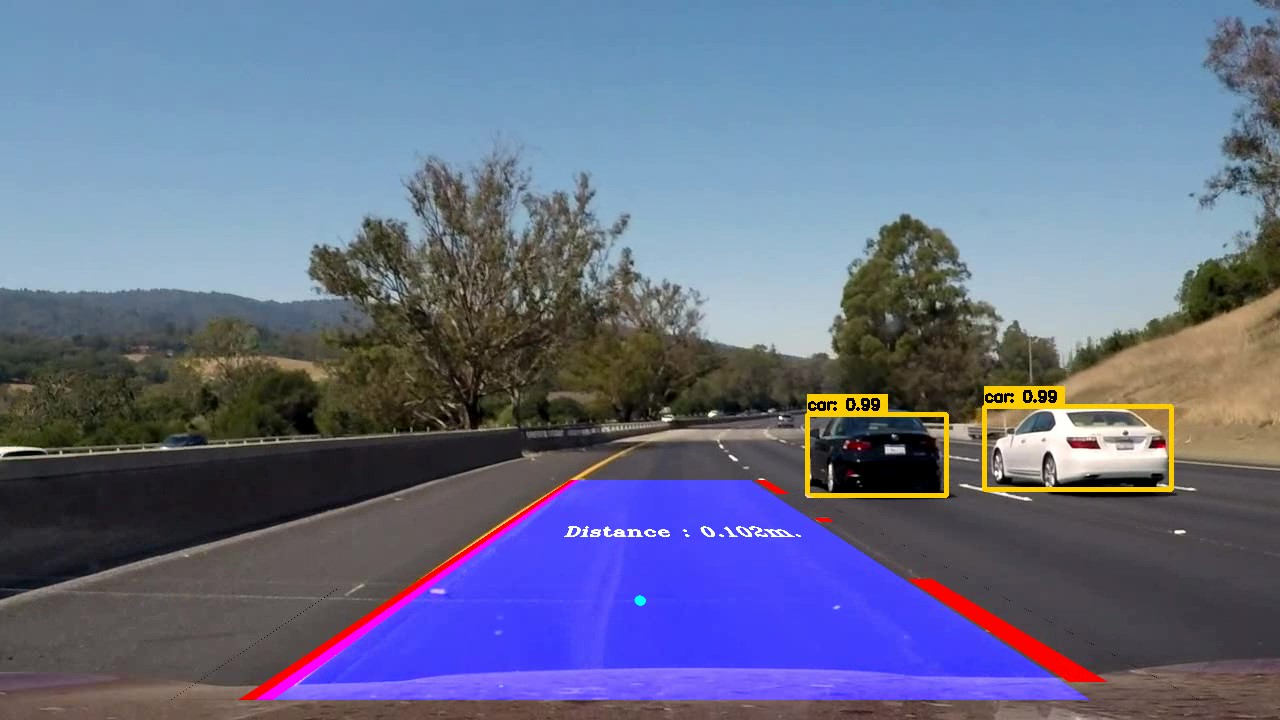
#> input picture Test_Cases/file10.jpg, 1280 x 720 px, given in place of test1.jpg, which was not available
$ jupyter execute --allow-errors LaneDetectionAnotherTechniques.ipynb
#> lines starting #> are read from the running program, lines starting #| are printed output that depends on the picture; after the words box and inside, x2 and y2 are one past the last pixel; in counts of white or black regions, pixels touching at a corner belong together; pictures that were not available may be replaced by others from this repository, and a replacement may not be noted
[cell 1]
import cv2
import matplotlib.image as mpimg
import matplotlib.pyplot as plt
import numpy as np
import random as rng
import math

[cell 2]
def adjust_gamma(image, gamma=1.0):
    invGamma = 1.0 / gamma
    table = np.array([((i / 255.0) ** invGamma) * 255
        for i in np.arange(0, 256)]).astype("uint8")
    return cv2.LUT(image, table)

def gaussian_blur(img, kernel_size):
    return cv2.GaussianBlur(img, (kernel_size, kernel_size), 0)

def to_hls(img):
    return cv2.cvtColor(img, cv2.COLOR_BGR2HLS)

def to_hsv(img):
    return cv2.cvtColor(img, cv2.COLOR_BGR2HSV)

def grayscale(img):
    return cv2.cvtColor(img, cv2.COLOR_BGR2GRAY)

def warp_perspective(img,mat):
    return cv2.warpPerspective(img ,mat ,(1280,720))

def PerspectiveTransform(src,dst):
    mat = cv2.getPerspectiveTransform(src,dst)
    mat_inv = cv2.getPerspectiveTransform(dst,src)
    return mat,mat_inv

def isolate_color_mask(img, low_thresh, high_thresh):
    return cv2.inRange(img, low_thresh, high_thresh)


def draw_lines(img, lines, color=[255, 0, 0], thickness=4):
    for line in lines:
        for x1,y1,x2,y2 in line:
            cv2.line(img, (x1, y1), (x2, y2), color, thickness)
    return img


def concat_frames(frames):

    scale_percent = 0.2
    height = int(frames[0].shape[0] * 0.5)
    width = int(frames[0].shape[1] * scale_percent)
    dim = (width, height)
    img = cv2.resize(frames[0], dim, interpolation = cv2.INTER_AREA)
    img2= cv2.resize(cv2.cvtColor(frames[5], cv2.COLOR_GRAY2BGR), dim, interpolation = cv2.INTER_AREA)

    for i in range(1,len(frames)):

        try:

            frames[i] = cv2.cvtColor(frames[i], cv2.COLOR_GRAY2BGR)
        except:
            pass

        if(i==5):
            continue

        try:
            resized = cv2.resize(frames[i], dim, interpolation = cv2.INTER_AREA)
            if i< (len(frames)/2):
                img = cv2.hconcat([img,resized])
            else:
                img2 = cv2.hconcat([img2,resized])
        except:
            pass

    t = cv2.vconcat([img,img2])


    return t


def get_right(image):
    cropped_img=np.zeros_like(image)
    cropped_img[:,image.shape[1]//2:image.shape[1]] = image[:,image.shape[1]//2:image.shape[1]]
    return cropped_img

def get_left(image):
    cropped_img=np.zeros_like(image)
    cropped_img[:,0:image.shape[1]//2] = image[:,0:image.shape[1]//2]
    return cropped_img

def calculateDistance(x1,y1,x2,y2):
    dist = math.sqrt((x2 - x1)**2 + (y2 - y1)**2)
    return dist


def get_aoi(img):
    rows, cols = img.shape[:2]
    mask = np.zeros_like(img)

    left_bottom = [cols * 0.1, rows]
    right_bottom = [cols * 0.95, rows]
    left_top = [cols * 0.4, rows * 0.6]
    right_top = [cols * 0.6, rows * 0.6]

    vertices = np.array([[left_bottom, left_top, right_top, right_bottom]], dtype=np.int32)

    if len(mask.shape) == 2:
        cv2.fillPoly(mask, vertices, 255)
    else:
        cv2.fillPoly(mask, vertices, (255, ) * mask.shape[2])
    return cv2.bitwise_and(img, mask)

[cell 3]
img=cv2.imread(r"Assets\Project_data\test_images\test1.jpg")
#> img is the input picture: shape (720, 1280, 3); mean B, G, R 137.8, 109.6, 102.4


rows, cols = img.shape[:2]
#> rows = 720; cols = 1280
mask = np.zeros_like(img)

input_top_left = [500,480]
input_top_right = [780,480]
input_bottom_right = [1200,700]
input_bottom_left = [170,700]
srcPts = np.float32([input_bottom_left,input_top_left,input_top_right,input_bottom_right])
dstPts = np.float32([[0,720],[0,0],[1280,0],[1280,720]])


mat,mat_inv = PerspectiveTransform(srcPts,dstPts)
bird_view = warp_perspective(img,mat)

gray_img = grayscale(bird_view)
darkened_img = adjust_gamma(gray_img, 0.5)
white_mask = isolate_color_mask(to_hls(img), np.array([0, 200, 0], dtype=np.uint8), np.array([200, 255, 255], dtype=np.uint8))
#> in to_hls, `return cv2.cvtColor(img, cv2.COLOR_BGR2HLS)`: returned value: shape (720, 1280, 3); mean of channels 0, 1, 2 83.6, 119.3, 87.8
#> in isolate_color_mask, `return cv2.inRange(img, low_thresh, high_thresh)`:
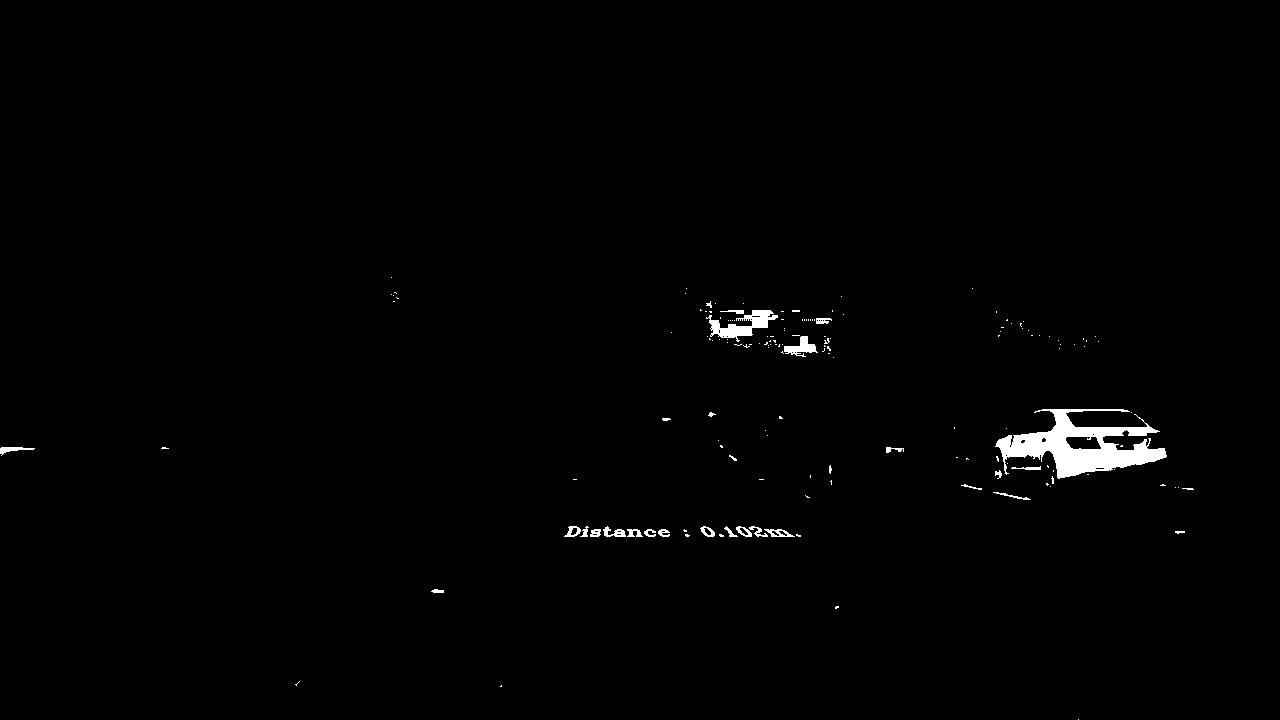
#> returned value: shape (720, 1280); 0.93% white; 156 white regions (127 under 20 px), largest, box (x1, y1, x2, y2) and area: (995, 409, 1167, 479) 5238, (706, 310, 778, 342) 903, (784, 336, 818, 357) 331
yellow_mask = isolate_color_mask(to_hls(img), np.array([10, 0, 100], dtype=np.uint8), np.array([40, 255, 255], dtype=np.uint8))
#> in isolate_color_mask (call 2), `return cv2.inRange(img, low_thresh, high_thresh)`: returned value: shape (720, 1280); 3.6% white; 763 white regions (628 under 20 px), largest, box (x1, y1, x2, y2) and area: (961, 375, 1177, 495) 8098, (804, 385, 955, 499) 4258, (1183, 261, 1272, 327) 2226
mask = cv2.bitwise_or(white_mask, yellow_mask)
#> mask: shape (720, 1280); 4.3% white; 878 white regions (719 under 20 px), largest, box (x1, y1, x2, y2) and area: (961, 375, 1177, 500) 10699, (804, 385, 955, 499) 4258, (1183, 261, 1272, 327) 2226
colored_img = cv2.bitwise_and(darkened_img, darkened_img, mask=mask)
blurred_img = gaussian_blur(colored_img, kernel_size=7)


edges = cv2.Canny(blurred_img,70,140)
#> edges: shape (720, 1280); 0.28% white in thin lines or dots, all inside (x1, y1, x2, y2) = (169, 348, 1051, 432)

aoi_img = get_aoi(edges)
#> in get_aoi, `cv2.fillPoly(mask, vertices, 255)`: mask: shape (720, 1280); 21% white; 1 white region, box (x1, y1, x2, y2) and area: (129, 432, 1216, 720) 193664
#> in get_aoi, `return cv2.bitwise_and(img, mask)`: returned value: shape (720, 1280); every value is 0

lines =cv2.HoughLinesP(aoi_img,1,np.pi/180,20,minLineLength=20,maxLineGap=300)
#> lines = None
#> (the rest of this cell did not finish here and is left out)



plt.imshow(hough_img)

[cell 4]
left = tuple()
right = tuple()
top = tuple()
bottom = tuple()

old_pts=[]

[cell 5]
cap = cv2.VideoCapture(r"Assets\Project_data\project_video.mp4")

counter = 0
while cap.isOpened():
  ret,img = cap.read()
  if not ret:
      break


  mat,mat_inv = PerspectiveTransform(srcPts,dstPts)
#> mat = [[-0.944, -1.42, 1151.3], [-1.89e-16, -2.49, 1192.9], [-1.96e-19, -0.00251, 1]]; mat_inv = [[0.219, -0.63, 500], [-1.02e-16, -0.402, 480], [-2.11e-19, -0.00101, 1]]
  bird_view = warp_perspective(img,mat)
  bird_cpy = bird_view.copy()
  gray_img = grayscale(bird_view)
  darkened_img = adjust_gamma(gray_img, 0.5)
  white_mask = isolate_color_mask(to_hls(bird_view), np.array([0, 200, 0], dtype=np.uint8), np.array([200, 255, 255], dtype=np.uint8))
#> in to_hls (call 3), `return cv2.cvtColor(img, cv2.COLOR_BGR2HLS)`: returned value: shape (720, 1280, 3); mean of channels 0, 1, 2 104.1, 142.6, 191.3
#> in isolate_color_mask (call 3), `return cv2.inRange(img, low_thresh, high_thresh)`: returned value: shape (720, 1280); 1.3% white; 22 white regions (3 under 20 px), largest, box (x1, y1, x2, y2) and area: (505, 354, 571, 404) 1548, (964, 368, 1030, 403) 1451, (401, 353, 442, 403) 1190
  yellow_mask = isolate_color_mask(to_hls(bird_view), np.array([10, 0, 100], dtype=np.uint8), np.array([40, 255, 255], dtype=np.uint8))
#> in isolate_color_mask (call 4), `return cv2.inRange(img, low_thresh, high_thresh)`: returned value: shape (720, 1280); 0.98% white; 9 white regions (6 under 20 px), largest, box (x1, y1, x2, y2) and area: (150, 0, 310, 487) 8028, (1259, 131, 1280, 182) 570, (131, 488, 155, 558) 414
  mask = cv2.bitwise_or(white_mask, yellow_mask)
#> mask: shape (720, 1280); 2.3% white; 28 white regions (7 under 20 px), largest, box (x1, y1, x2, y2) and area: (150, 0, 310, 487) 8028, (505, 354, 571, 404) 1548, (964, 368, 1030, 403) 1451
  colored_img = cv2.bitwise_and(darkened_img, darkened_img, mask=mask)
  blurred_img = gaussian_blur(colored_img, kernel_size=7)
  edges = cv2.Canny(mask,70,140)
#> edges: shape (720, 1280); 0.47% white in thin lines or dots, all inside (x1, y1, x2, y2) = (116, 0, 1280, 708)
  edges = cv2.dilate(edges,np.ones((7,7)))
#> edges: shape (720, 1280); 3.6% white; 14 white regions, largest, box (x1, y1, x2, y2) and area: (398, 349, 695, 407) 11103, (123, 0, 313, 572) 10291, (881, 349, 1052, 407) 6427
  contours,_= cv2.findContours(get_left(edges), cv2.RETR_TREE, cv2.CHAIN_APPROX_NONE)
#> in get_left, `cropped_img[:,0:image.shape[1]//2] = image[:,0:image.shape[1]//2]`: cropped_img: shape (720, 1280); 2.2% white; 6 white regions
#> contours = 38 contours, 14 with area under 20; largest, box (x1, y1, x2, y2) and area: (123, 0, 313, 572) 13058, (398, 349, 640, 407) 9718, (195, 205, 245, 340) 1394, (153, 339, 201, 479) 1234, (235, 115, 270, 203) 810

  c = max(contours, key=cv2.contourArea)
#> c = contour of 1287 points, box (x1, y1, x2, y2) (123, 0, 313, 572), area 13058


  left = tuple(c[c[:, :, 0].argmin()][0])
#> left = (123, 563)
  right = tuple(c[c[:, :, 0].argmax()][0])
#> right = (312, 7)
  top = tuple(c[c[:, :, 1].argmin()][0])
#> top = (295, 0)
  bottom = left[0] + right[0]-top[0] , left[1]
#> bottom = (140, 563)
  points = np.array([bottom,right,top,left])
#> points = [[140, 563], [312, 7], [295, 0], [123, 563]]

  # [8 lines of commented-out code are left out]


  cv2.fillConvexPoly(bird_cpy, points,color=(0,255, 0))


  contours,_= cv2.findContours(get_right(edges), cv2.RETR_TREE, cv2.CHAIN_APPROX_NONE)
#> in get_right, `cropped_img[:,image.shape[1]//2:image.shape[1]] = image[:,image.shape[..`: cropped_img: shape (720, 1280); 1.4% white; 9 white regions
#> contours = 50 contours, 20 with area under 20; largest, box (x1, y1, x2, y2) and area: (881, 349, 1052, 407) 6945, (779, 350, 821, 406) 1922, (640, 364, 695, 406) 1915, (846, 352, 878, 407) 1098, (1256, 128, 1280, 185) 580
  cv2.drawContours(bird_cpy, contours, -1, (36, 255, 12), 2)
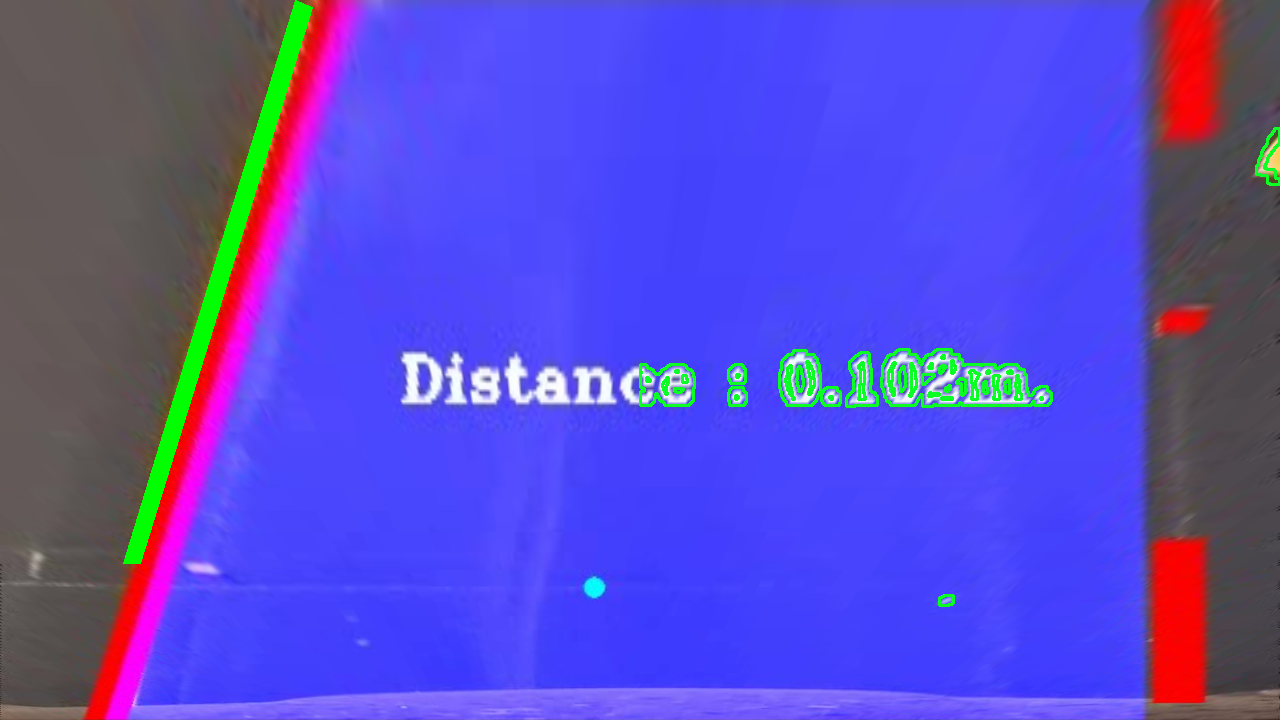
#> bird_cpy: shape (720, 1280, 3); mean B, G, R 198.8, 76.3, 88.8


  c = max(contours, key=cv2.contourArea)
#> c = contour of 460 points, box (x1, y1, x2, y2) (881, 349, 1052, 407), area 6945


  r_left = tuple(c[c[:, :, 0].argmin()][0])
#> r_left = (881, 378)
  r_right = tuple(c[c[:, :, 0].argmax()][0])
#> r_right = (1051, 400)
  r_top = r_right[0],r_left[1]
#> r_top = (1051, 378)
  r_bottom = tuple(c[c[:, :, 1].argmax()][0])
#> r_bottom = (923, 406)

  points = np.array([r_bottom,r_right,r_top,r_left])
#> points = [[923, 406], [1051, 400], [1051, 378], [881, 378]]

  # [4 lines of commented-out code are left out]


  RL_U = r_left[0],top[1]
#> RL_U = (881, 0)
  RL_D = r_bottom[0],bottom[1]
#> RL_D = (923, 563)


  pts=np.array([RL_U,RL_D,bottom,right])
#> pts = [[881, 0], [923, 563], [140, 563], [312, 7]]


  # pts=np.array([bottom,right,top,left])


  cv2.fillConvexPoly(bird_cpy, pts,color=(255, 0, 0))


  cv2.fillConvexPoly(bird_cpy, points,color=(0,255, 0))
#> bird_cpy: shape (720, 1280, 3); mean B, G, R 203.4, 46, 51.5


  cv2.drawContours(bird_view, c, -1, (0, 255, 0), 5, cv2.LINE_AA)


  # [5 lines of commented-out code are left out]

  re_gen = warp_perspective(bird_cpy,mat_inv)


  # cv2.imshow("fgg",re_gen)

  imgg = img.copy()
  cv2.addWeighted(img, 0.5, re_gen, 0.5,0, imgg)
  pipeline=[img,bird_cpy,gray_img,darkened_img,mask,colored_img,blurred_img,edges,bird_view,imgg]

  t=concat_frames(pipeline)
#> the loop in concat_frames, `for i in range(1,len(frames)): ` made 9 passes
#> after the loop in concat_frames, `for i in range(1,len(frames)):`:
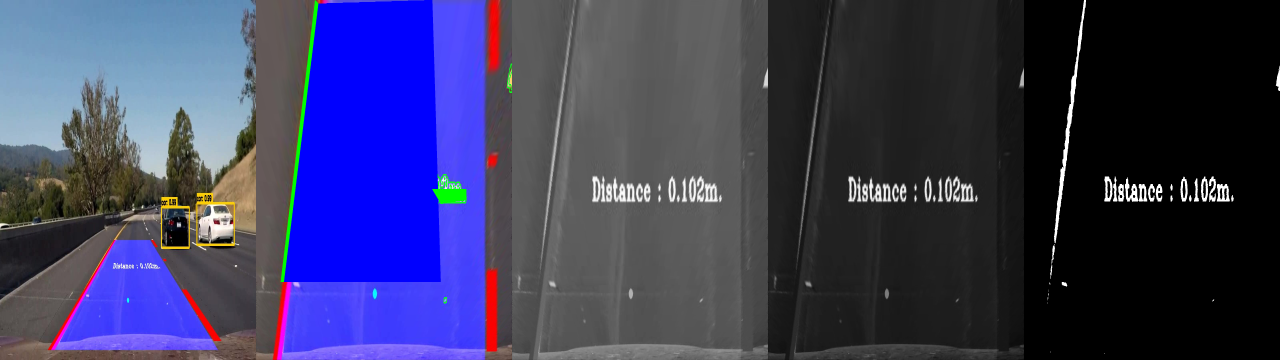
#> img: shape (360, 1280, 3); mean of channels 0, 1, 2 95.2, 58.1, 57.8; drawn as B, G, R
#> after the loop in concat_frames, `for i in range(1,len(frames)):`:
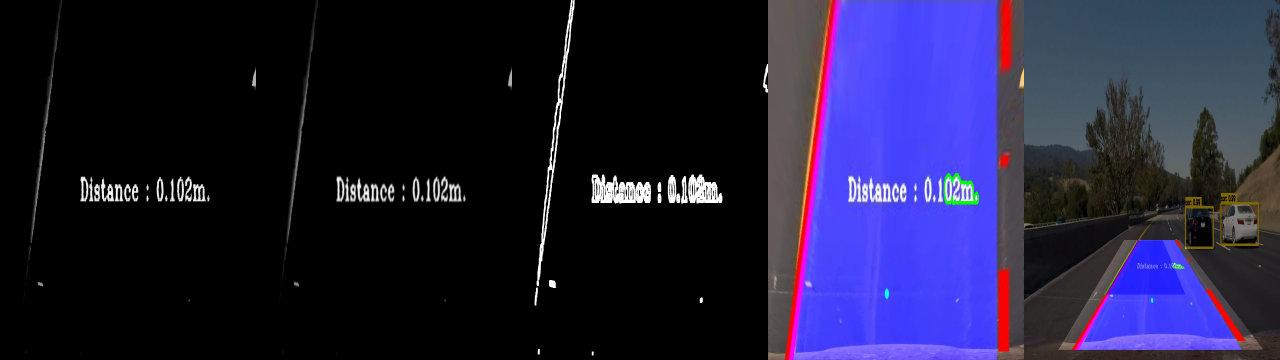
#> img2: shape (360, 1280, 3); mean of channels 0, 1, 2 60.3, 29.9, 32.9; drawn as B, G, R
#> after the loop in concat_frames, `for i in range(1,len(frames)):`: frames = 10 items
#> in concat_frames, `t = cv2.vconcat([img,img2])`:
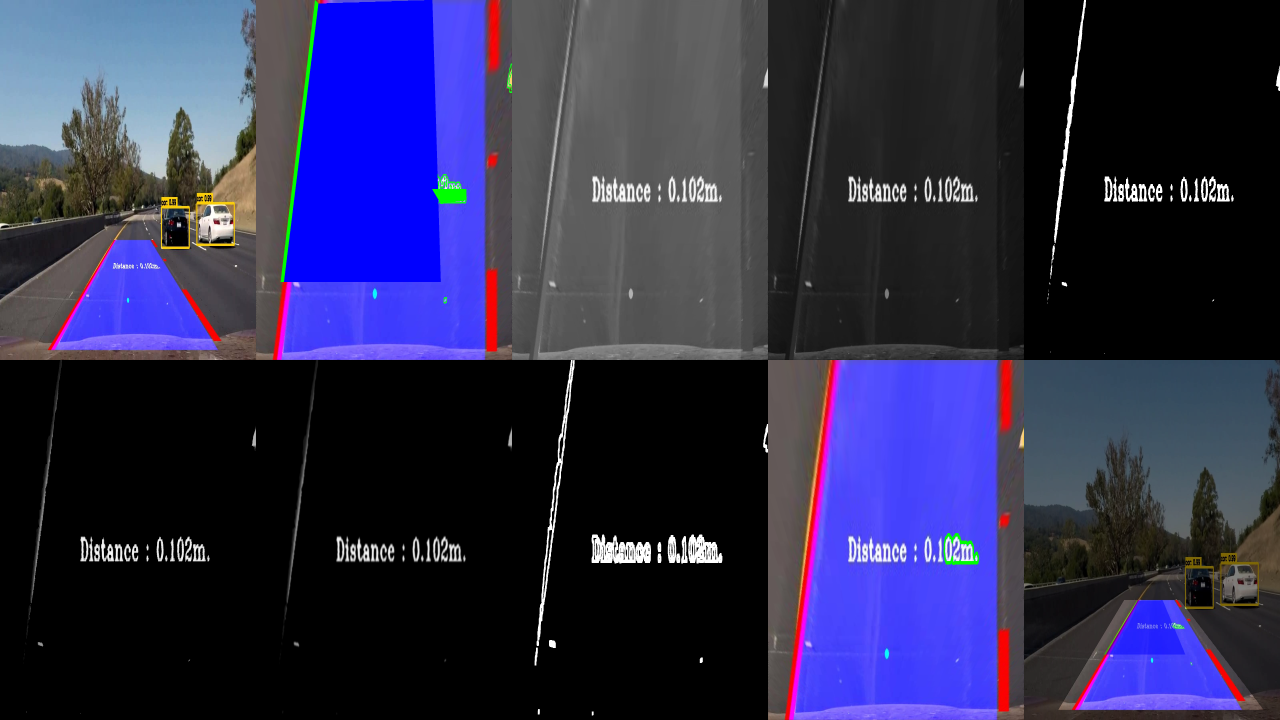
#> t: shape (720, 1280, 3); mean of channels 0, 1, 2 77.8, 44, 45.4; drawn as B, G, R

  counter+=1

  cv2.imshow("fgg",t)


  if cv2.waitKey(25) & 0xFF == ord('q'):
#> (key q is pressed here)
    break

cap.release()
cv2.destroyAllWindows()
